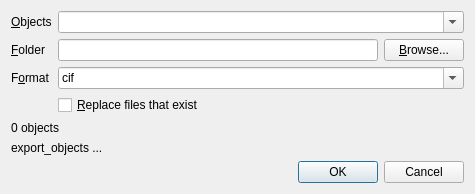
<?xml version="1.0" encoding="UTF-8"?>
<ui version="4.0">
 <class>Form</class>
 <widget class="QWidget" name="Form">
  <property name="windowTitle"><string notr="true">Export Objects</string></property>
  <layout class="QVBoxLayout" name="verticalLayout">
   <item>
    <layout class="QFormLayout" name="formLayout">
    <item row="0" column="0">
     <widget class="QLabel" name="label_input_selection">
      <property name="text"><string notr="true">&amp;Objects</string></property>
      <property name="buddy"><cstring>input_selection</cstring></property>
     </widget>
    </item>
    <item row="0" column="1">
     <widget class="QComboBox" name="input_selection">
      <property name="editable"><bool>true</bool></property>
     </widget>
    </item>
    <item row="1" column="0">
     <widget class="QLabel" name="label_input_dir">
      <property name="text"><string notr="true">&amp;Folder</string></property>
      <property name="buddy"><cstring>input_dir</cstring></property>
     </widget>
    </item>
    <item row="1" column="1">
     <layout class="QHBoxLayout" name="layout_dir">
      <item>
       <widget class="QLineEdit" name="input_dir">
        <property name="minimumSize"><size><width>320</width><height>0</height></size></property>
       </widget>
      </item>
      <item>
       <widget class="QPushButton" name="button_browse">
        <property name="text"><string notr="true">&amp;Browse...</string></property>
        <property name="autoDefault"><bool>false</bool></property>
       </widget>
      </item>
     </layout>
    </item>
    <item row="2" column="0">
     <widget class="QLabel" name="label_input_format">
      <property name="text"><string notr="true">F&amp;ormat</string></property>
      <property name="buddy"><cstring>input_format</cstring></property>
     </widget>
    </item>
    <item row="2" column="1">
     <widget class="QComboBox" name="input_format">
      <property name="editable"><bool>true</bool></property>
      <item><property name="text"><string notr="true">cif</string></property></item>
      <item><property name="text"><string notr="true">pdb</string></property></item>
      <item><property name="text"><string notr="true">sdf</string></property></item>
      <item><property name="text"><string notr="true">mol2</string></property></item>
      <item><property name="text"><string notr="true">pqr</string></property></item>
      <item><property name="text"><string notr="true">xyz</string></property></item>
      <item><property name="text"><string notr="true">fasta</string></property></item>
     </widget>
    </item>
    <item row="3" column="1">
     <widget class="QCheckBox" name="input_overwrite">
      <property name="text"><string notr="true">&amp;Replace files that exist</string></property>
     </widget>
    </item>
    </layout>
   </item>
   <item>
    <widget class="QLabel" name="output_count">
     <property name="text"><string notr="true">0 objects</string></property>
    </widget>
   </item>
   <item>
    <widget class="QLabel" name="output_command">
     <property name="text"><string notr="true">export_objects ...</string></property>
     <property name="textInteractionFlags"><set>Qt::TextSelectableByMouse</set></property>
     <property name="wordWrap"><bool>true</bool></property>
    </widget>
   </item>
   <item>
    <widget class="QDialogButtonBox" name="buttons">
     <property name="standardButtons"><set>QDialogButtonBox::Cancel|QDialogButtonBox::Ok</set></property>
    </widget>
   </item>
  </layout>
 </widget>
 <tabstops>
  <tabstop>input_selection</tabstop>
  <tabstop>input_dir</tabstop>
  <tabstop>button_browse</tabstop>
  <tabstop>input_format</tabstop>
  <tabstop>input_overwrite</tabstop>
  <tabstop>buttons</tabstop>
 </tabstops>
 <resources/>
 <connections/>
</ui>
